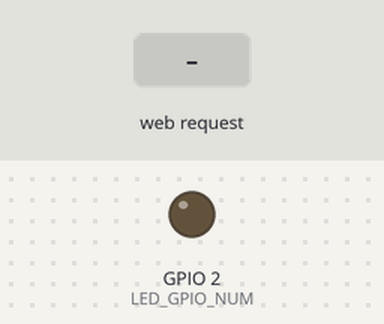
This sketch was run on a simulated ESP32-S3. Shown: output pins drawn as LEDs (lit = HIGH). Inputs (shaded band) come from the test bench. WiFi joins after 1.5 s; servers stay silent unless stated; the camera gives no picture; what the sketch prints to the serial monitor is not drawn.

Above: at 5.0 s.
5.1 s: HTTP request GET /capture received
Timing chart, 0 to 8.1 s (numbered marks = the images above; inputs shaded):
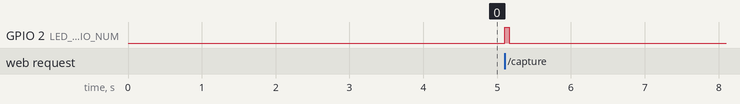

Measured:
- after the input at 5.1 s, GPIO 2 (LED_GPIO_NUM): LOW → HIGH at once, → LOW 0.06 s later

The sketch:

esp32_camera.ino
```cpp
/**
 * esp32_camera.ino
 *
 * ESP32-S3 WROOM-CAM + OV2640 Firmware (Phase 3)
 * Provides a local HTTP Server to trigger one-shot captures from React.
 */

#include "esp_camera.h"
#include "img_converters.h"
#include <WebServer.h>
#include <WiFi.h>


// =====================================================
// ESP32-S3 WROOM-CAM + OV2640 PIN MAPPING
// =====================================================
#define PWDN_GPIO_NUM -1
#define RESET_GPIO_NUM -1
#define XCLK_GPIO_NUM 15
#define SIOD_GPIO_NUM 4
#define SIOC_GPIO_NUM 5
#define Y9_GPIO_NUM 16
#define Y8_GPIO_NUM 17
#define Y7_GPIO_NUM 18
#define Y6_GPIO_NUM 12
#define Y5_GPIO_NUM 10
#define Y4_GPIO_NUM 8
#define Y3_GPIO_NUM 9
#define Y2_GPIO_NUM 11
#define VSYNC_GPIO_NUM 6
#define HREF_GPIO_NUM 7
#define PCLK_GPIO_NUM 13
#define LED_GPIO_NUM 2 // Onboard LED

// =====================================================
// WI-FI CONFIGURATION
// =====================================================
const char *ssid = "OnePlu43";
const char *password = "123456789";

// HTTP Server on port 80
WebServer server(80);

// Function declarations
void handleCapture();
void handleOptions();

void setup() {
  Serial.begin(115200);
  delay(2000); // 2-second delay for USB CDC serial initialization
  Serial.println("\n==================================================");
  Serial.println("  MEDI-DISPENSE MK2: ESP32-S3 CAM STARTUP (PHASE 3)");
  Serial.println("==================================================");

#ifdef LED_GPIO_NUM
  pinMode(LED_GPIO_NUM, OUTPUT);
  digitalWrite(LED_GPIO_NUM, LOW);
#endif

  // 1. Connect Wi-Fi
  Serial.printf("Connecting to Wi-Fi Network: %s\n", ssid);
  WiFi.begin(ssid, password);

  unsigned long wifiStart = millis();
  while (WiFi.status() != WL_CONNECTED && millis() - wifiStart < 10000) {
    delay(500);
    Serial.print(".");
  }

  if (WiFi.status() == WL_CONNECTED) {
    Serial.println("\n[SUCCESS] Wi-Fi Connected!");
    Serial.printf("IP Address: %s\n", WiFi.localIP().toString().c_str());
  } else {
    Serial.println(
        "\n[WARNING] Wi-Fi Connection Timeout. Running in offline mode.");
  }

  // 2. Camera Configuration (Using proven RGB565 initialization parameters)
  camera_config_t config = {};
  config.ledc_channel = LEDC_CHANNEL_0;
  config.ledc_timer = LEDC_TIMER_0;

  config.pin_d0 = Y2_GPIO_NUM;
  config.pin_d1 = Y3_GPIO_NUM;
  config.pin_d2 = Y4_GPIO_NUM;
  config.pin_d3 = Y5_GPIO_NUM;
  config.pin_d4 = Y6_GPIO_NUM;
  config.pin_d5 = Y7_GPIO_NUM;
  config.pin_d6 = Y8_GPIO_NUM;
  config.pin_d7 = Y9_GPIO_NUM;

  config.pin_xclk = XCLK_GPIO_NUM;
  config.pin_pclk = PCLK_GPIO_NUM;
  config.pin_vsync = VSYNC_GPIO_NUM;
  config.pin_href = HREF_GPIO_NUM;

  config.pin_sccb_sda = SIOD_GPIO_NUM;
  config.pin_sccb_scl = SIOC_GPIO_NUM;

  config.pin_pwdn = PWDN_GPIO_NUM;
  config.pin_reset = RESET_GPIO_NUM;

  config.xclk_freq_hz = 20000000;

  // Initialize in RGB565 as verified by working configuration
  config.pixel_format = PIXFORMAT_RGB565;
  config.frame_size = FRAMESIZE_VGA;
  config.jpeg_quality = 12;
  config.fb_count =
      2; // Double-buffering in PSRAM to eliminate capture blocking
  config.fb_location = CAMERA_FB_IN_PSRAM;
  config.grab_mode = CAMERA_GRAB_LATEST; // Instantly return latest frame
                                         // without waiting for sensor VSYNC

  // 3. Initialize Camera
  Serial.println("Initializing camera...");
  esp_err_t err = esp_camera_init(&config);
  if (err != ESP_OK) {
    Serial.printf("[ERROR] Camera initialization failed: 0x%x\n", err);
    return;
  }
  Serial.println("[SUCCESS] Camera initialized successfully.");

  // 4. Configure WebServer Routes
  server.on("/capture", HTTP_GET, handleCapture);
  server.on("/capture", HTTP_OPTIONS, handleOptions);

  server.begin();
  Serial.println("[SUCCESS] HTTP server started on port 80.");
  Serial.println("Waiting for capture requests at: http://" +
                 WiFi.localIP().toString() + "/capture");
}

void loop() {
  // Reconnect Wi-Fi if connection drops
  if (WiFi.status() != WL_CONNECTED && WiFi.localIP().toString() != "0.0.0.0") {
    Serial.print("Reconnecting to Wi-Fi...");
    WiFi.disconnect();
    WiFi.begin(ssid, password);
    unsigned long reconnectStart = millis();
    while (WiFi.status() != WL_CONNECTED && millis() - reconnectStart < 5000) {
      delay(500);
      Serial.print(".");
    }
    if (WiFi.status() == WL_CONNECTED) {
      Serial.println("\n[SUCCESS] Wi-Fi Reconnected!");
      Serial.printf("IP Address: %s\n", WiFi.localIP().toString().c_str());
    } else {
      Serial.println("\n[WARNING] Reconnection failed. Retrying next loop.");
    }
  }

  // Handle incoming HTTP client requests
  server.handleClient();
  delay(2); // Small yield to prevent CPU starvation
}

/**
 * OPTIONS preflight handler for Private Network Access / CORS bypass
 */
void handleOptions() {
  server.sendHeader("Access-Control-Allow-Origin", "*");
  server.sendHeader("Access-Control-Allow-Methods", "GET, OPTIONS");
  server.sendHeader("Access-Control-Allow-Headers", "Content-Type");
  server.sendHeader("Access-Control-Allow-Private-Network", "true");
  server.send(204); // No content
}

/**
 * Capture frame in RGB565, convert to JPEG in software, and stream as response.
 */
void handleCapture() {
  Serial.println("\n--- Triggered Capture Request via HTTP GET ---");

#ifdef LED_GPIO_NUM
  digitalWrite(LED_GPIO_NUM, HIGH); // Flash LED indicator ON
#endif

  unsigned long captureStart = millis();

  // 1. Grab raw RGB565 frame
  camera_fb_t *fb = esp_camera_fb_get();

#ifdef LED_GPIO_NUM
  digitalWrite(LED_GPIO_NUM, LOW); // Flash LED indicator OFF
#endif

  if (!fb) {
    Serial.println(
        "[ERROR] Failed to capture raw image frame from camera sensor.");
    server.sendHeader("Access-Control-Allow-Origin", "*");
    server.send(500, "text/plain", "Camera capture failed");
    return;
  }

  // Store metadata locally before returning the frame buffer
  int width = fb->width;
  int height = fb->height;

  // 2. Perform fast software conversion to JPEG (Quality 65 for low latency &
  // fast network transit)
  uint8_t *jpg_buf = NULL;
  size_t jpg_len = 0;

  bool converted =
      frame2jpg(fb,
                65, // Fast JPEG quality (65): Cuts compression CPU time ~50%
                &jpg_buf, &jpg_len);

  // Return the raw frame buffer immediately to prevent memory leaks
  esp_camera_fb_return(fb);

  if (!converted) {
    Serial.println("[ERROR] Software conversion from RGB565 to JPEG failed.");
    server.sendHeader("Access-Control-Allow-Origin", "*");
    server.send(500, "text/plain", "JPEG conversion failed");
    return;
  }

  Serial.println("[SUCCESS] Image captured and converted successfully!");
  Serial.printf("  Resolution:     %d x %d\n", width, height);
  Serial.printf("  JPEG size:      %u bytes\n", (unsigned int)jpg_len);
  Serial.printf("  Processing time: %lu ms\n", millis() - captureStart);

  // 3. Send JPEG payload with PNA & CORS headers
  server.sendHeader("Access-Control-Allow-Origin", "*");
  server.sendHeader("Access-Control-Allow-Methods", "GET, OPTIONS");
  server.sendHeader("Access-Control-Allow-Headers", "Content-Type");
  server.sendHeader("Access-Control-Allow-Private-Network", "true");

  server.setContentLength(jpg_len);
  server.send(200, "image/jpeg", "");
  server.sendContent((const char *)jpg_buf, jpg_len);

  // 4. Memory Cleanup
  free(jpg_buf);
  Serial.println("Capture resources cleared. Server ready for next request.");
}
```
